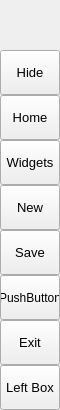
        <widget class="QFrame" name="leftMenuBg">
         <property name="minimumSize">
          <size>
           <width>60</width>
           <height>0</height>
          </size>
         </property>
         <property name="maximumSize">
          <size>
           <width>60</width>
           <height>16777215</height>
          </size>
         </property>
         <property name="frameShape">
          <enum>QFrame::NoFrame</enum>
         </property>
         <property name="frameShadow">
          <enum>QFrame::Raised</enum>
         </property>
         <layout class="QVBoxLayout" name="verticalLayout_3">
          <property name="spacing">
           <number>0</number>
          </property>
          <property name="leftMargin">
           <number>0</number>
          </property>
          <property name="topMargin">
           <number>0</number>
          </property>
          <property name="rightMargin">
           <number>0</number>
          </property>
          <property name="bottomMargin">
           <number>0</number>
          </property>
          <item>
           <widget class="QFrame" name="topLogoInfo">
            <property name="minimumSize">
             <size>
              <width>0</width>
              <height>50</height>
             </size>
            </property>
            <property name="maximumSize">
             <size>
              <width>16777215</width>
              <height>50</height>
             </size>
            </property>
            <property name="frameShape">
             <enum>QFrame::NoFrame</enum>
            </property>
            <property name="frameShadow">
             <enum>QFrame::Raised</enum>
            </property>
            <widget class="QFrame" name="topLogo">
             <property name="geometry">
              <rect>
               <x>10</x>
               <y>5</y>
               <width>42</width>
               <height>42</height>
              </rect>
             </property>
             <property name="minimumSize">
              <size>
               <width>42</width>
               <height>42</height>
              </size>
             </property>
             <property name="maximumSize">
              <size>
               <width>42</width>
               <height>42</height>
              </size>
             </property>
             <property name="styleSheet">
              <string notr="true">background-image: url(:/images/images/images/DataPilot.png);</string>
             </property>
             <property name="frameShape">
              <enum>QFrame::NoFrame</enum>
             </property>
             <property name="frameShadow">
              <enum>QFrame::Raised</enum>
             </property>
            </widget>
            <widget class="QLabel" name="titleLeftApp">
             <property name="geometry">
              <rect>
               <x>70</x>
               <y>8</y>
               <width>160</width>
               <height>20</height>
              </rect>
             </property>
             <property name="font">
              <font>
               <family>Segoe UI Semibold</family>
               <pointsize>12</pointsize>
               <italic>false</italic>
               <bold>false</bold>
              </font>
             </property>
             <property name="text">
              <string>DataPilot</string>
             </property>
             <property name="alignment">
              <set>Qt::AlignLeading|Qt::AlignLeft|Qt::AlignTop</set>
             </property>
            </widget>
            <widget class="QLabel" name="titleLeftDescription">
             <property name="geometry">
              <rect>
               <x>70</x>
               <y>27</y>
               <width>160</width>
               <height>16</height>
              </rect>
             </property>
             <property name="maximumSize">
              <size>
               <width>16777215</width>
               <height>16</height>
              </size>
             </property>
             <property name="font">
              <font>
               <family>Segoe UI</family>
               <pointsize>8</pointsize>
               <italic>false</italic>
               <bold>false</bold>
              </font>
             </property>
             <property name="text">
              <string>ML GUI / Data Deep Explore</string>
             </property>
             <property name="alignment">
              <set>Qt::AlignLeading|Qt::AlignLeft|Qt::AlignTop</set>
             </property>
            </widget>
           </widget>
          </item>
          <item>
           <widget class="QFrame" name="leftMenuFrame">
            <property name="frameShape">
             <enum>QFrame::NoFrame</enum>
            </property>
            <property name="frameShadow">
             <enum>QFrame::Raised</enum>
            </property>
            <layout class="QVBoxLayout" name="verticalMenuLayout">
             <property name="spacing">
              <number>0</number>
             </property>
             <property name="leftMargin">
              <number>0</number>
             </property>
             <property name="topMargin">
              <number>0</number>
             </property>
             <property name="rightMargin">
              <number>0</number>
             </property>
             <property name="bottomMargin">
              <number>0</number>
             </property>
             <item>
              <widget class="QFrame" name="toggleBox">
               <property name="maximumSize">
                <size>
                 <width>16777215</width>
                 <height>45</height>
                </size>
               </property>
               <property name="frameShape">
                <enum>QFrame::NoFrame</enum>
               </property>
               <property name="frameShadow">
                <enum>QFrame::Raised</enum>
               </property>
               <layout class="QVBoxLayout" name="verticalLayout_4">
                <property name="spacing">
                 <number>0</number>
                </property>
                <property name="leftMargin">
                 <number>0</number>
                </property>
                <property name="topMargin">
                 <number>0</number>
                </property>
                <property name="rightMargin">
                 <number>0</number>
                </property>
                <property name="bottomMargin">
                 <number>0</number>
                </property>
                <item>
                 <widget class="QPushButton" name="toggleButton">
                  <property name="sizePolicy">
                   <sizepolicy hsizetype="Expanding" vsizetype="Fixed">
                    <horstretch>0</horstretch>
                    <verstretch>0</verstretch>
                   </sizepolicy>
                  </property>
                  <property name="minimumSize">
                   <size>
                    <width>0</width>
                    <height>45</height>
                   </size>
                  </property>
                  <property name="font">
                   <font>
                    <family>Segoe UI</family>
                    <pointsize>10</pointsize>
                    <italic>false</italic>
                    <bold>false</bold>
                   </font>
                  </property>
                  <property name="cursor">
                   <cursorShape>PointingHandCursor</cursorShape>
                  </property>
                  <property name="layoutDirection">
                   <enum>Qt::LeftToRight</enum>
                  </property>
                  <property name="styleSheet">
                   <string notr="true">background-image: url(:/icons/images/icons/icon_menu.png);</string>
                  </property>
                  <property name="text">
                   <string>Hide</string>
                  </property>
                 </widget>
                </item>
               </layout>
              </widget>
             </item>
             <item alignment="Qt::AlignTop">
              <widget class="QFrame" name="topMenu">
               <property name="frameShape">
                <enum>QFrame::NoFrame</enum>
               </property>
               <property name="frameShadow">
                <enum>QFrame::Raised</enum>
               </property>
               <layout class="QVBoxLayout" name="verticalLayout_8">
                <property name="spacing">
                 <number>0</number>
                </property>
                <property name="leftMargin">
                 <number>0</number>
                </property>
                <property name="topMargin">
                 <number>0</number>
                </property>
                <property name="rightMargin">
                 <number>0</number>
                </property>
                <property name="bottomMargin">
                 <number>0</number>
                </property>
                <item>
                 <widget class="QPushButton" name="btn_home">
                  <property name="sizePolicy">
                   <sizepolicy hsizetype="Expanding" vsizetype="Fixed">
                    <horstretch>0</horstretch>
                    <verstretch>0</verstretch>
                   </sizepolicy>
                  </property>
                  <property name="minimumSize">
                   <size>
                    <width>0</width>
                    <height>45</height>
                   </size>
                  </property>
                  <property name="font">
                   <font>
                    <family>Segoe UI</family>
                    <pointsize>10</pointsize>
                    <italic>false</italic>
                    <bold>false</bold>
                   </font>
                  </property>
                  <property name="cursor">
                   <cursorShape>PointingHandCursor</cursorShape>
                  </property>
                  <property name="layoutDirection">
                   <enum>Qt::LeftToRight</enum>
                  </property>
                  <property name="styleSheet">
                   <string notr="true">background-image: url(:/icons/images/icons/cil-home.png);</string>
                  </property>
                  <property name="text">
                   <string>Home</string>
                  </property>
                 </widget>
                </item>
                <item>
                 <widget class="QPushButton" name="btn_widgets">
                  <property name="sizePolicy">
                   <sizepolicy hsizetype="Expanding" vsizetype="Fixed">
                    <horstretch>0</horstretch>
                    <verstretch>0</verstretch>
                   </sizepolicy>
                  </property>
                  <property name="minimumSize">
                   <size>
                    <width>0</width>
                    <height>45</height>
                   </size>
                  </property>
                  <property name="font">
                   <font>
                    <family>Segoe UI</family>
                    <pointsize>10</pointsize>
                    <italic>false</italic>
                    <bold>false</bold>
                   </font>
                  </property>
                  <property name="cursor">
                   <cursorShape>PointingHandCursor</cursorShape>
                  </property>
                  <property name="layoutDirection">
                   <enum>Qt::LeftToRight</enum>
                  </property>
                  <property name="styleSheet">
                   <string notr="true">background-image: url(:/icons/images/icons/cil-gamepad.png);</string>
                  </property>
                  <property name="text">
                   <string>Widgets</string>
                  </property>
                 </widget>
                </item>
                <item>
                 <widget class="QPushButton" name="btn_new">
                  <property name="sizePolicy">
                   <sizepolicy hsizetype="Expanding" vsizetype="Fixed">
                    <horstretch>0</horstretch>
                    <verstretch>0</verstretch>
                   </sizepolicy>
                  </property>
                  <property name="minimumSize">
                   <size>
                    <width>0</width>
                    <height>45</height>
                   </size>
                  </property>
                  <property name="font">
                   <font>
                    <family>Segoe UI</family>
                    <pointsize>10</pointsize>
                    <italic>false</italic>
                    <bold>false</bold>
                   </font>
                  </property>
                  <property name="cursor">
                   <cursorShape>PointingHandCursor</cursorShape>
                  </property>
                  <property name="layoutDirection">
                   <enum>Qt::LeftToRight</enum>
                  </property>
                  <property name="styleSheet">
                   <string notr="true">background-image: url(:/icons/images/icons/cil-file.png);</string>
                  </property>
                  <property name="text">
                   <string>New</string>
                  </property>
                 </widget>
                </item>
                <item>
                 <widget class="QPushButton" name="btn_save">
                  <property name="sizePolicy">
                   <sizepolicy hsizetype="Expanding" vsizetype="Fixed">
                    <horstretch>0</horstretch>
                    <verstretch>0</verstretch>
                   </sizepolicy>
                  </property>
                  <property name="minimumSize">
                   <size>
                    <width>0</width>
                    <height>45</height>
                   </size>
                  </property>
                  <property name="font">
                   <font>
                    <family>Segoe UI</family>
                    <pointsize>10</pointsize>
                    <italic>false</italic>
                    <bold>false</bold>
                   </font>
                  </property>
                  <property name="cursor">
                   <cursorShape>PointingHandCursor</cursorShape>
                  </property>
                  <property name="layoutDirection">
                   <enum>Qt::LeftToRight</enum>
                  </property>
                  <property name="styleSheet">
                   <string notr="true">background-image: url(:/icons/images/icons/cil-save.png)</string>
                  </property>
                  <property name="text">
                   <string>Save</string>
                  </property>
                 </widget>
                </item>
                <item>
                 <widget class="QPushButton" name="btn_computer">
                  <property name="minimumSize">
                   <size>
                    <width>0</width>
                    <height>45</height>
                   </size>
                  </property>
                  <property name="styleSheet">
                   <string notr="true">background-image: url(:/icons/images/icons/cil-devices.png);</string>
                  </property>
                  <property name="text">
                   <string>PushButton</string>
                  </property>
                 </widget>
                </item>
                <item>
                 <widget class="QPushButton" name="btn_exit">
                  <property name="sizePolicy">
                   <sizepolicy hsizetype="Expanding" vsizetype="Fixed">
                    <horstretch>0</horstretch>
                    <verstretch>0</verstretch>
                   </sizepolicy>
                  </property>
                  <property name="minimumSize">
                   <size>
                    <width>0</width>
                    <height>45</height>
                   </size>
                  </property>
                  <property name="font">
                   <font>
                    <family>Segoe UI</family>
                    <pointsize>10</pointsize>
                    <italic>false</italic>
                    <bold>false</bold>
                   </font>
                  </property>
                  <property name="cursor">
                   <cursorShape>PointingHandCursor</cursorShape>
                  </property>
                  <property name="layoutDirection">
                   <enum>Qt::LeftToRight</enum>
                  </property>
                  <property name="styleSheet">
                   <string notr="true">background-image: url(:/icons/images/icons/cil-x.png);</string>
                  </property>
                  <property name="text">
                   <string>Exit</string>
                  </property>
                 </widget>
                </item>
               </layout>
              </widget>
             </item>
             <item alignment="Qt::AlignBottom">
              <widget class="QFrame" name="bottomMenu">
               <property name="frameShape">
                <enum>QFrame::NoFrame</enum>
               </property>
               <property name="frameShadow">
                <enum>QFrame::Raised</enum>
               </property>
               <layout class="QVBoxLayout" name="verticalLayout_9">
                <property name="spacing">
                 <number>0</number>
                </property>
                <property name="leftMargin">
                 <number>0</number>
                </property>
                <property name="topMargin">
                 <number>0</number>
                </property>
                <property name="rightMargin">
                 <number>0</number>
                </property>
                <property name="bottomMargin">
                 <number>0</number>
                </property>
                <item>
                 <widget class="QPushButton" name="toggleLeftBox">
                  <property name="sizePolicy">
                   <sizepolicy hsizetype="Expanding" vsizetype="Fixed">
                    <horstretch>0</horstretch>
                    <verstretch>0</verstretch>
                   </sizepolicy>
                  </property>
                  <property name="minimumSize">
                   <size>
                    <width>0</width>
                    <height>45</height>
                   </size>
                  </property>
                  <property name="font">
                   <font>
                    <family>Segoe UI</family>
                    <pointsize>10</pointsize>
                    <italic>false</italic>
                    <bold>false</bold>
                   </font>
                  </property>
                  <property name="cursor">
                   <cursorShape>PointingHandCursor</cursorShape>
                  </property>
                  <property name="layoutDirection">
                   <enum>Qt::LeftToRight</enum>
                  </property>
                  <property name="styleSheet">
                   <string notr="true">background-image: url(:/icons/images/icons/icon_settings.png);</string>
                  </property>
                  <property name="text">
                   <string>Left Box</string>
                  </property>
                 </widget>
                </item>
               </layout>
              </widget>
             </item>
            </layout>
           </widget>
          </item>
         </layout>
        </widget>
